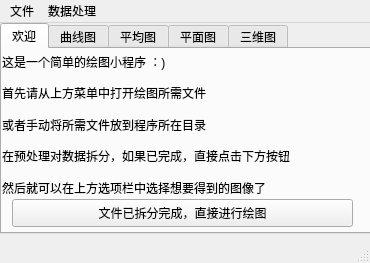
<?xml version="1.0" encoding="UTF-8"?>
<ui version="4.0">
 <class>MainWindow</class>
 <widget class="QMainWindow" name="MainWindow">
  <property name="geometry">
   <rect>
    <x>0</x>
    <y>0</y>
    <width>370</width>
    <height>263</height>
   </rect>
  </property>
  <property name="windowTitle">
   <string>v 1.0</string>
  </property>
  <widget class="QWidget" name="centralwidget">
   <widget class="QTabWidget" name="tabWidget">
    <property name="geometry">
     <rect>
      <x>0</x>
      <y>0</y>
      <width>381</width>
      <height>211</height>
     </rect>
    </property>
    <property name="currentIndex">
     <number>0</number>
    </property>
    <widget class="QWidget" name="tab">
     <attribute name="title">
      <string>欢迎</string>
     </attribute>
     <widget class="QWidget" name="verticalLayoutWidget">
      <property name="geometry">
       <rect>
        <x>0</x>
        <y>0</y>
        <width>392</width>
        <height>151</height>
       </rect>
      </property>
      <layout class="QVBoxLayout" name="verticalLayout_2">
       <item>
        <widget class="QLabel" name="label">
         <property name="text">
          <string>这是一个简单的绘图小程序 ：)</string>
         </property>
        </widget>
       </item>
       <item>
        <widget class="QLabel" name="label_2">
         <property name="text">
          <string>首先请从上方菜单中打开绘图所需文件</string>
         </property>
        </widget>
       </item>
       <item>
        <widget class="QLabel" name="label_3">
         <property name="text">
          <string>或者手动将所需文件放到程序所在目录</string>
         </property>
        </widget>
       </item>
       <item>
        <widget class="QLabel" name="label_8">
         <property name="text">
          <string>在预处理对数据拆分，如果已完成，直接点击下方按钮</string>
         </property>
        </widget>
       </item>
       <item>
        <widget class="QLabel" name="label_4">
         <property name="text">
          <string>然后就可以在上方选项栏中选择想要得到的图像了</string>
         </property>
        </widget>
       </item>
      </layout>
     </widget>
     <widget class="QPushButton" name="pushButton_3">
      <property name="geometry">
       <rect>
        <x>10</x>
        <y>150</y>
        <width>341</width>
        <height>28</height>
       </rect>
      </property>
      <property name="text">
       <string>文件已拆分完成，直接进行绘图</string>
      </property>
     </widget>
    </widget>
    <widget class="QWidget" name="tab_3">
     <attribute name="title">
      <string>曲线图</string>
     </attribute>
     <widget class="QWidget" name="horizontalLayoutWidget">
      <property name="geometry">
       <rect>
        <x>10</x>
        <y>0</y>
        <width>341</width>
        <height>51</height>
       </rect>
      </property>
      <layout class="QHBoxLayout" name="horizontalLayout">
       <item>
        <widget class="QLabel" name="label_5">
         <property name="text">
          <string>选择数据文件</string>
         </property>
        </widget>
       </item>
       <item>
        <widget class="QComboBox" name="comboBox">
         <item>
          <property name="text">
           <string>SS_Time_Series</string>
          </property>
         </item>
         <item>
          <property name="text">
           <string>Hydrate_Info</string>
          </property>
         </item>
        </widget>
       </item>
      </layout>
     </widget>
     <widget class="QPushButton" name="pushButton">
      <property name="geometry">
       <rect>
        <x>130</x>
        <y>120</y>
        <width>93</width>
        <height>28</height>
       </rect>
      </property>
      <property name="text">
       <string>绘图</string>
      </property>
     </widget>
     <widget class="QWidget" name="horizontalLayoutWidget_2">
      <property name="geometry">
       <rect>
        <x>10</x>
        <y>60</y>
        <width>341</width>
        <height>51</height>
       </rect>
      </property>
      <layout class="QHBoxLayout" name="horizontalLayout_2">
       <item>
        <widget class="QRadioButton" name="radioButton_2">
         <property name="text">
          <string>气体</string>
         </property>
        </widget>
       </item>
       <item>
        <widget class="QRadioButton" name="radioButton">
         <property name="text">
          <string>水</string>
         </property>
        </widget>
       </item>
      </layout>
     </widget>
    </widget>
    <widget class="QWidget" name="tab_5">
     <attribute name="title">
      <string>平均图</string>
     </attribute>
     <widget class="QWidget" name="horizontalLayoutWidget_9">
      <property name="geometry">
       <rect>
        <x>50</x>
        <y>0</y>
        <width>261</width>
        <height>80</height>
       </rect>
      </property>
      <layout class="QHBoxLayout" name="horizontalLayout_9">
       <item>
        <widget class="QLabel" name="label_14">
         <property name="text">
          <string>选择属性</string>
         </property>
        </widget>
       </item>
       <item>
        <widget class="QComboBox" name="comboBox_9"/>
       </item>
      </layout>
     </widget>
     <widget class="QPushButton" name="pushButton_5">
      <property name="geometry">
       <rect>
        <x>130</x>
        <y>130</y>
        <width>93</width>
        <height>28</height>
       </rect>
      </property>
      <property name="text">
       <string>绘图</string>
      </property>
     </widget>
    </widget>
    <widget class="QWidget" name="tab_2">
     <attribute name="title">
      <string>平面图</string>
     </attribute>
     <widget class="QWidget" name="horizontalLayoutWidget_5">
      <property name="geometry">
       <rect>
        <x>10</x>
        <y>0</y>
        <width>351</width>
        <height>31</height>
       </rect>
      </property>
      <layout class="QHBoxLayout" name="horizontalLayout_5">
       <item>
        <widget class="QRadioButton" name="radioButton_3">
         <property name="text">
          <string>平面图（X*Y）</string>
         </property>
        </widget>
       </item>
       <item>
        <widget class="QRadioButton" name="radioButton_4">
         <property name="text">
          <string>剖面图（X*Z）</string>
         </property>
        </widget>
       </item>
      </layout>
     </widget>
     <widget class="QWidget" name="horizontalLayoutWidget_6">
      <property name="geometry">
       <rect>
        <x>0</x>
        <y>80</y>
        <width>181</width>
        <height>51</height>
       </rect>
      </property>
      <layout class="QHBoxLayout" name="horizontalLayout_6">
       <item>
        <widget class="QLabel" name="label_9">
         <property name="text">
          <string>目标层Z坐标</string>
         </property>
        </widget>
       </item>
       <item>
        <widget class="QComboBox" name="comboBox_4"/>
       </item>
      </layout>
     </widget>
     <widget class="QWidget" name="horizontalLayoutWidget_7">
      <property name="geometry">
       <rect>
        <x>190</x>
        <y>80</y>
        <width>181</width>
        <height>51</height>
       </rect>
      </property>
      <layout class="QHBoxLayout" name="horizontalLayout_7">
       <item>
        <widget class="QLabel" name="label_10">
         <property name="text">
          <string>剖面Y坐标</string>
         </property>
        </widget>
       </item>
       <item>
        <widget class="QComboBox" name="comboBox_5"/>
       </item>
      </layout>
     </widget>
     <widget class="QWidget" name="horizontalLayoutWidget_8">
      <property name="geometry">
       <rect>
        <x>10</x>
        <y>130</y>
        <width>361</width>
        <height>31</height>
       </rect>
      </property>
      <layout class="QHBoxLayout" name="horizontalLayout_8">
       <item>
        <widget class="QRadioButton" name="radioButton_6">
         <property name="text">
          <string>有网格线</string>
         </property>
        </widget>
       </item>
       <item>
        <widget class="QRadioButton" name="radioButton_5">
         <property name="text">
          <string>没有网格线</string>
         </property>
        </widget>
       </item>
      </layout>
     </widget>
     <widget class="QPushButton" name="pushButton_2">
      <property name="geometry">
       <rect>
        <x>130</x>
        <y>160</y>
        <width>93</width>
        <height>28</height>
       </rect>
      </property>
      <property name="text">
       <string>绘图</string>
      </property>
     </widget>
     <widget class="QComboBox" name="comboBox_2">
      <property name="geometry">
       <rect>
        <x>78</x>
        <y>44</y>
        <width>151</width>
        <height>21</height>
       </rect>
      </property>
     </widget>
     <widget class="QLabel" name="label_6">
      <property name="geometry">
       <rect>
        <x>10</x>
        <y>30</y>
        <width>91</width>
        <height>49</height>
       </rect>
      </property>
      <property name="text">
       <string>时间文件</string>
      </property>
     </widget>
     <widget class="QLabel" name="label_7">
      <property name="geometry">
       <rect>
        <x>240</x>
        <y>30</y>
        <width>31</width>
        <height>49</height>
       </rect>
      </property>
      <property name="text">
       <string>属性</string>
      </property>
     </widget>
     <widget class="QComboBox" name="comboBox_3">
      <property name="geometry">
       <rect>
        <x>276</x>
        <y>45</y>
        <width>91</width>
        <height>21</height>
       </rect>
      </property>
     </widget>
    </widget>
    <widget class="QWidget" name="tab_4">
     <attribute name="title">
      <string>三维图</string>
     </attribute>
     <widget class="QComboBox" name="comboBox_6">
      <property name="geometry">
       <rect>
        <x>70</x>
        <y>20</y>
        <width>161</width>
        <height>21</height>
       </rect>
      </property>
     </widget>
     <widget class="QLabel" name="label_11">
      <property name="geometry">
       <rect>
        <x>2</x>
        <y>11</y>
        <width>71</width>
        <height>39</height>
       </rect>
      </property>
      <property name="text">
       <string>选择时间</string>
      </property>
     </widget>
     <widget class="QComboBox" name="comboBox_7">
      <property name="geometry">
       <rect>
        <x>280</x>
        <y>20</y>
        <width>87</width>
        <height>21</height>
       </rect>
      </property>
     </widget>
     <widget class="QLabel" name="label_12">
      <property name="geometry">
       <rect>
        <x>240</x>
        <y>10</y>
        <width>41</width>
        <height>39</height>
       </rect>
      </property>
      <property name="text">
       <string>属性</string>
      </property>
     </widget>
     <widget class="QWidget" name="horizontalLayoutWidget_3">
      <property name="geometry">
       <rect>
        <x>0</x>
        <y>50</y>
        <width>371</width>
        <height>41</height>
       </rect>
      </property>
      <layout class="QHBoxLayout" name="horizontalLayout_3">
       <item>
        <widget class="QRadioButton" name="radioButton_8">
         <property name="text">
          <string>有网格线</string>
         </property>
        </widget>
       </item>
       <item>
        <widget class="QRadioButton" name="radioButton_7">
         <property name="text">
          <string>无网格线</string>
         </property>
        </widget>
       </item>
      </layout>
     </widget>
     <widget class="QWidget" name="horizontalLayoutWidget_4">
      <property name="geometry">
       <rect>
        <x>120</x>
        <y>90</y>
        <width>161</width>
        <height>41</height>
       </rect>
      </property>
      <layout class="QHBoxLayout" name="horizontalLayout_4">
       <item>
        <widget class="QLabel" name="label_13">
         <property name="text">
          <string>透明度</string>
         </property>
        </widget>
       </item>
       <item>
        <widget class="QComboBox" name="comboBox_8">
         <item>
          <property name="text">
           <string>1.0</string>
          </property>
         </item>
         <item>
          <property name="text">
           <string>0.9</string>
          </property>
         </item>
         <item>
          <property name="text">
           <string>0.8</string>
          </property>
         </item>
         <item>
          <property name="text">
           <string>0.7</string>
          </property>
         </item>
         <item>
          <property name="text">
           <string>0.6</string>
          </property>
         </item>
         <item>
          <property name="text">
           <string>0.5</string>
          </property>
         </item>
         <item>
          <property name="text">
           <string>0.4</string>
          </property>
         </item>
         <item>
          <property name="text">
           <string>0.3</string>
          </property>
         </item>
         <item>
          <property name="text">
           <string>0.2</string>
          </property>
         </item>
         <item>
          <property name="text">
           <string>0.1</string>
          </property>
         </item>
        </widget>
       </item>
      </layout>
     </widget>
     <widget class="QPushButton" name="pushButton_4">
      <property name="geometry">
       <rect>
        <x>140</x>
        <y>140</y>
        <width>93</width>
        <height>28</height>
       </rect>
      </property>
      <property name="text">
       <string>绘图</string>
      </property>
     </widget>
    </widget>
   </widget>
  </widget>
  <widget class="QMenuBar" name="menubar">
   <property name="geometry">
    <rect>
     <x>0</x>
     <y>0</y>
     <width>370</width>
     <height>26</height>
    </rect>
   </property>
   <widget class="QMenu" name="menu">
    <property name="title">
     <string>文件</string>
    </property>
    <addaction name="actionPlot_Data"/>
    <addaction name="actionPlot_Coord"/>
    <addaction name="actionSS_Time_Series"/>
    <addaction name="actionHydrate_Info"/>
   </widget>
   <widget class="QMenu" name="menu_2">
    <property name="title">
     <string>数据处理</string>
    </property>
    <addaction name="action"/>
   </widget>
   <addaction name="menu"/>
   <addaction name="menu_2"/>
  </widget>
  <widget class="QStatusBar" name="statusbar"/>
  <action name="actionPlot_Data">
   <property name="text">
    <string>Plot_Data</string>
   </property>
  </action>
  <action name="actionPlot_Coord">
   <property name="text">
    <string>Plot_Coord</string>
   </property>
  </action>
  <action name="actionSS_Time_Series">
   <property name="text">
    <string>SS_Time_Series</string>
   </property>
  </action>
  <action name="actionHydrate_Info">
   <property name="text">
    <string>Hydrate_Info</string>
   </property>
  </action>
  <action name="action">
   <property name="text">
    <string>数据拆分</string>
   </property>
  </action>
 </widget>
 <resources/>
 <connections>
  <connection>
   <sender>pushButton</sender>
   <signal>clicked()</signal>
   <receiver>MainWindow</receiver>
   <slot>hqx()</slot>
   <hints>
    <hint type="sourcelabel">
     <x>180</x>
     <y>184</y>
    </hint>
    <hint type="destinationlabel">
     <x>249</x>
     <y>0</y>
    </hint>
   </hints>
  </connection>
  <connection>
   <sender>pushButton_2</sender>
   <signal>clicked()</signal>
   <receiver>MainWindow</receiver>
   <slot>hpm()</slot>
   <hints>
    <hint type="sourcelabel">
     <x>183</x>
     <y>231</y>
    </hint>
    <hint type="destinationlabel">
     <x>236</x>
     <y>0</y>
    </hint>
   </hints>
  </connection>
  <connection>
   <sender>pushButton_3</sender>
   <signal>clicked()</signal>
   <receiver>MainWindow</receiver>
   <slot>data_exist()</slot>
   <hints>
    <hint type="sourcelabel">
     <x>217</x>
     <y>215</y>
    </hint>
    <hint type="destinationlabel">
     <x>249</x>
     <y>0</y>
    </hint>
   </hints>
  </connection>
  <connection>
   <sender>radioButton_4</sender>
   <signal>clicked()</signal>
   <receiver>MainWindow</receiver>
   <slot>pmt2_clicked()</slot>
   <hints>
    <hint type="sourcelabel">
     <x>240</x>
     <y>59</y>
    </hint>
    <hint type="destinationlabel">
     <x>213</x>
     <y>0</y>
    </hint>
   </hints>
  </connection>
  <connection>
   <sender>radioButton_3</sender>
   <signal>clicked()</signal>
   <receiver>MainWindow</receiver>
   <slot>pmt_clicked()</slot>
   <hints>
    <hint type="sourcelabel">
     <x>54</x>
     <y>62</y>
    </hint>
    <hint type="destinationlabel">
     <x>196</x>
     <y>0</y>
    </hint>
   </hints>
  </connection>
  <connection>
   <sender>pushButton_4</sender>
   <signal>clicked()</signal>
   <receiver>MainWindow</receiver>
   <slot>h3d()</slot>
   <hints>
    <hint type="sourcelabel">
     <x>203</x>
     <y>203</y>
    </hint>
    <hint type="destinationlabel">
     <x>351</x>
     <y>0</y>
    </hint>
   </hints>
  </connection>
  <connection>
   <sender>pushButton_5</sender>
   <signal>clicked()</signal>
   <receiver>MainWindow</receiver>
   <slot>hpj()</slot>
   <hints>
    <hint type="sourcelabel">
     <x>197</x>
     <y>187</y>
    </hint>
    <hint type="destinationlabel">
     <x>258</x>
     <y>-11</y>
    </hint>
   </hints>
  </connection>
 </connections>
 <slots>
  <slot>hqx()</slot>
  <slot>hpm()</slot>
  <slot>data_exist()</slot>
  <slot>pmt_clicked()</slot>
  <slot>pmt2_clicked()</slot>
  <slot>h3d()</slot>
  <slot>hpj()</slot>
 </slots>
</ui>
